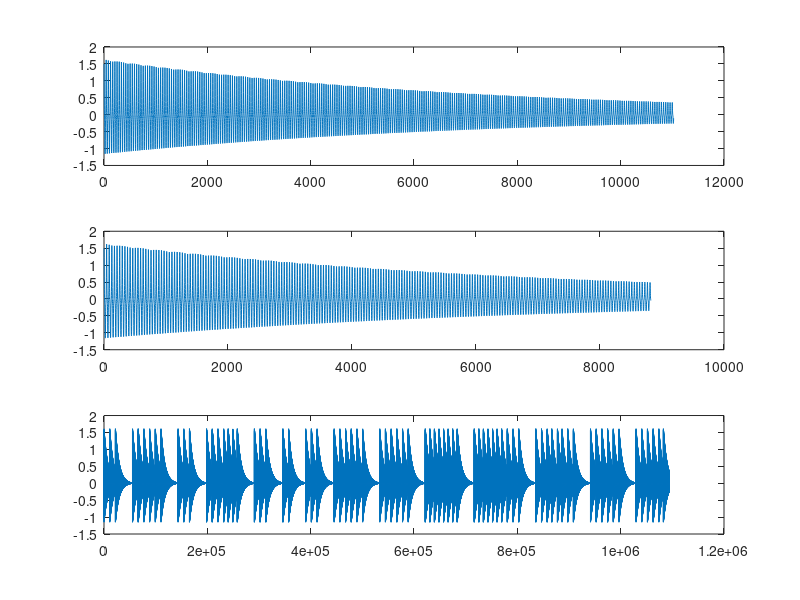

MATLAB code to generate this figure: (Note: this script raises an error after producing the figure.)
clc;
Fs = 22050;
Ts = 1/Fs;

FC4 = 261.63;
FD4 = 293.66;
FE4 = 329.63;
FF4 = 349.23;
FG4 = 392.00;
FA4 = 440.00;
FB4 = 493.88;
FC5 = 523.25;
FD5 = 587.33;
FE5 = 659.25;
FF5 = 698.46;
FG5 = 783.99;
FA5 = 880.00;

d1 = 0.5;
d2 = 0.4; 
d3 = 1.5;
d4 = 1;
 
dt1=Ts:Ts:d1;
dt2=Ts:Ts:d2;
dt3=Ts:Ts:d3;
dt4=Ts:Ts:d4;

PC4_dt2 = zeros(1,Fs*d2);
PA4_dt2 = zeros(1,Fs*d2);
PE4_dt2 = zeros(1,Fs*d2);
PF4_dt2 = zeros(1,Fs*d2);
PB4_dt2 = zeros(1,Fs*d2);
PD4_dt2 = zeros(1,Fs*d2);
PG4_dt2 = zeros(1,Fs*d2);
PC5_dt2 = zeros(1,Fs*d2);
PD5_dt2 = zeros(1,Fs*d2);
PE5_dt2 = zeros(1,Fs*d2);
PF5_dt2 = zeros(1,Fs*d2);
PG5_dt2 = zeros(1,Fs*d2);
PA5_dt2 = zeros(1,Fs*d2);

PC4_dt1 = zeros(1,Fs*d1);
PA4_dt1 = zeros(1,Fs*d1);
PE4_dt1 = zeros(1,Fs*d1);
PF4_dt1 = zeros(1,Fs*d1);
PB4_dt1 = zeros(1,Fs*d1);
PD4_dt1 = zeros(1,Fs*d1);
PG4_dt1 = zeros(1,Fs*d1);
PC5_dt1 = zeros(1,Fs*d1);
PD5_dt1 = zeros(1,Fs*d1);
PE5_dt1 = zeros(1,Fs*d1);
PF5_dt1 = zeros(1,Fs*d1);
PG5_dt1 = zeros(1,Fs*d1);
PA5_dt1 = zeros(1,Fs*d1);

PC4_dt3 = zeros(1,Fs*d3);
PA4_dt3 = zeros(1,Fs*d3);
PE4_dt3 = zeros(1,Fs*d3);
PF4_dt3 = zeros(1,Fs*d3);
PB4_dt3 = zeros(1,Fs*d3);
PD4_dt3 = zeros(1,Fs*d3);
PG4_dt3 = zeros(1,Fs*d3);
PC5_dt3 = zeros(1,Fs*d3);
PD5_dt3 = zeros(1,Fs*d3);
PE5_dt3 = zeros(1,Fs*d3);
PF5_dt3 = zeros(1,Fs*d3);
PG5_dt3 = zeros(1,Fs*d3);
PA5_dt3 = zeros(1,Fs*d3);

PC4_dt4 = zeros(1,Fs*d4);
PA4_dt4 = zeros(1,Fs*d4);
PE4_dt4 = zeros(1,Fs*d4);
PF4_dt4 = zeros(1,Fs*d4);
PB4_dt4 = zeros(1,Fs*d4);
PD4_dt4 = zeros(1,Fs*d4);
PG4_dt4 = zeros(1,Fs*d4);
PC5_dt4 = zeros(1,Fs*d4);
PD5_dt4 = zeros(1,Fs*d4);
PE5_dt4 = zeros(1,Fs*d4);
PF5_dt4 = zeros(1,Fs*d4);
PG5_dt4 = zeros(1,Fs*d4);
PA5_dt4 = zeros(1,Fs*d4);

Amplitude = [1 0.1 0.33 0.06 0.05 0.045 0 0.02 0.005 0.005 0 0.005 0.01];

for n=1:length(Amplitude);

 PC4_dt1 = PC4_dt1 + Amplitude(n)*exp((-1)*dt1*3).*cos(2*pi*n*FC4*dt1);
 PD4_dt1 = PD4_dt1 + Amplitude(n)*exp((-1)*dt1*3).*cos(2*pi*n*FD4*dt1);
 PG4_dt1 = PG4_dt1 + Amplitude(n)*exp((-1)*dt1*3).*cos(2*pi*n*FG4*dt1);
 PA4_dt1 = PA4_dt1 + Amplitude(n)*exp((-1)*dt1*3).*cos(2*pi*n*FA4*dt1); 
 PE4_dt1 = PE4_dt1 + Amplitude(n)*exp((-1)*dt1*3).*cos(2*pi*n*FE4*dt1); 
 PF4_dt1 = PF4_dt1 + Amplitude(n)*exp((-1)*dt1*3).*cos(2*pi*n*FF4*dt1);
 PB4_dt1 = PB4_dt1 + Amplitude(n)*exp((-1)*dt1*3).*cos(2*pi*n*FB4*dt1);
 PC5_dt1 = PC5_dt1 + Amplitude(n)*exp((-1)*dt1*3).*cos(2*pi*n*FC5*dt1);
 PD5_dt1 = PD5_dt1 + Amplitude(n)*exp((-1)*dt1*3).*cos(2*pi*n*FD5*dt1);
 PE5_dt1 = PE5_dt1 + Amplitude(n)*exp((-1)*dt1*3).*cos(2*pi*n*FE5*dt1);
 PF5_dt1 = PF5_dt1 + Amplitude(n)*exp((-1)*dt1*3).*cos(2*pi*n*FF5*dt1);
 PG5_dt1 = PG5_dt1 + Amplitude(n)*exp((-1)*dt1*3).*cos(2*pi*n*FG5*dt1);
 PA5_dt1 = PA5_dt1 + Amplitude(n)*exp((-1)*dt1*3).*cos(2*pi*n*FA5*dt1);
 
 PC4_dt2 = PC4_dt2 + Amplitude(n)*exp((-1)*dt2*3).*cos(2*pi*n*FC4*dt2);
 PD4_dt2 = PD4_dt2 + Amplitude(n)*exp((-1)*dt2*3).*cos(2*pi*n*FD4*dt2);
 PG4_dt2 = PG4_dt2 + Amplitude(n)*exp((-1)*dt2*3).*cos(2*pi*n*FG4*dt2);
 PA4_dt2 = PA4_dt2 + Amplitude(n)*exp((-1)*dt2*3).*cos(2*pi*n*FA4*dt2); 
 PE4_dt2 = PE4_dt2 + Amplitude(n)*exp((-1)*dt2*3).*cos(2*pi*n*FE4*dt2); 
 PF4_dt2 = PF4_dt2 + Amplitude(n)*exp((-1)*dt2*3).*cos(2*pi*n*FF4*dt2);
 PB4_dt2 = PB4_dt2 + Amplitude(n)*exp((-1)*dt2*3).*cos(2*pi*n*FB4*dt2);
 PC5_dt2 = PC5_dt2 + Amplitude(n)*exp((-1)*dt2*3).*cos(2*pi*n*FC5*dt2);
 PD5_dt2 = PD5_dt2 + Amplitude(n)*exp((-1)*dt2*3).*cos(2*pi*n*FD5*dt2);
 PE5_dt2 = PE5_dt2 + Amplitude(n)*exp((-1)*dt2*3).*cos(2*pi*n*FE5*dt2);
 PF5_dt2 = PF5_dt2 + Amplitude(n)*exp((-1)*dt2*3).*cos(2*pi*n*FF5*dt2);
 PG5_dt2 = PG5_dt2 + Amplitude(n)*exp((-1)*dt2*3).*cos(2*pi*n*FG5*dt2);
 PA5_dt2 = PA5_dt2 + Amplitude(n)*exp((-1)*dt2*3).*cos(2*pi*n*FA5*dt2);

 PC4_dt3 = PC4_dt3 + Amplitude(n)*exp((-1)*dt3*3).*cos(2*pi*n*FC4*dt3);
 PD4_dt3 = PD4_dt3 + Amplitude(n)*exp((-1)*dt3*3).*cos(2*pi*n*FD4*dt3);
 PG4_dt3 = PG4_dt3 + Amplitude(n)*exp((-1)*dt3*3).*cos(2*pi*n*FG4*dt3);
 PA4_dt3 = PA4_dt3 + Amplitude(n)*exp((-1)*dt3*3).*cos(2*pi*n*FA4*dt3); 
 PE4_dt3 = PE4_dt3 + Amplitude(n)*exp((-1)*dt3*3).*cos(2*pi*n*FE4*dt3); 
 PF4_dt3 = PF4_dt3 + Amplitude(n)*exp((-1)*dt3*3).*cos(2*pi*n*FF4*dt3);
 PB4_dt3 = PB4_dt3 + Amplitude(n)*exp((-1)*dt3*3).*cos(2*pi*n*FB4*dt3);
 PC5_dt3 = PC5_dt3 + Amplitude(n)*exp((-1)*dt3*3).*cos(2*pi*n*FC5*dt3);
 PD5_dt3 = PD5_dt3 + Amplitude(n)*exp((-1)*dt3*3).*cos(2*pi*n*FD5*dt3);
 PE5_dt3 = PE5_dt3 + Amplitude(n)*exp((-1)*dt3*3).*cos(2*pi*n*FE5*dt3);
 PF5_dt3 = PF5_dt3 + Amplitude(n)*exp((-1)*dt3*3).*cos(2*pi*n*FF5*dt3);
 PG5_dt3 = PG5_dt3 + Amplitude(n)*exp((-1)*dt3*3).*cos(2*pi*n*FG5*dt3);
 PA5_dt3 = PA5_dt3 + Amplitude(n)*exp((-1)*dt3*3).*cos(2*pi*n*FA5*dt3);
 
 PC4_dt4 = PC4_dt4 + Amplitude(n)*exp((-1)*dt4*3).*cos(2*pi*n*FC4*dt4);
 PD4_dt4 = PD4_dt4 + Amplitude(n)*exp((-1)*dt4*3).*cos(2*pi*n*FD4*dt4);
 PG4_dt4 = PG4_dt4 + Amplitude(n)*exp((-1)*dt4*3).*cos(2*pi*n*FG4*dt4);
 PA4_dt4 = PA4_dt4 + Amplitude(n)*exp((-1)*dt4*3).*cos(2*pi*n*FA4*dt4); 
 PE4_dt4 = PE4_dt4 + Amplitude(n)*exp((-1)*dt4*3).*cos(2*pi*n*FE4*dt4); 
 PF4_dt4 = PF4_dt4 + Amplitude(n)*exp((-1)*dt4*3).*cos(2*pi*n*FF4*dt4);
 PB4_dt4 = PB4_dt4 + Amplitude(n)*exp((-1)*dt4*3).*cos(2*pi*n*FB4*dt4);
 PC5_dt4 = PC5_dt4 + Amplitude(n)*exp((-1)*dt4*3).*cos(2*pi*n*FC5*dt4);
 PD5_dt4 = PD5_dt4 + Amplitude(n)*exp((-1)*dt4*3).*cos(2*pi*n*FD5*dt4);
 PE5_dt4 = PE5_dt4 + Amplitude(n)*exp((-1)*dt4*3).*cos(2*pi*n*FE5*dt4);
 PF5_dt4 = PF5_dt4 + Amplitude(n)*exp((-1)*dt4*3).*cos(2*pi*n*FF5*dt4);
 PG5_dt4 = PG5_dt4 + Amplitude(n)*exp((-1)*dt4*3).*cos(2*pi*n*FG5*dt4);
 PA5_dt4 = PA5_dt4 + Amplitude(n)*exp((-1)*dt4*3).*cos(2*pi*n*FA5*dt4);
end

y = [PC4_dt1 PD4_dt1 PF4_dt3 PG4_dt1 PA4_dt1 PE4_dt1 PD4_dt1 PC4_dt1 PD4_dt3 PF4_dt1 PG4_dt1 PA4_dt3 PC5_dt1 PD5_dt1 PF4_dt1...
    PG4_dt2 PA4_dt2 PB4_dt2 PA4_dt3 PA4_dt1 PC5_dt1 PD5_dt3 PC5_dt1 PD5_dt3 PD4_dt1 PA4_dt1 PG4_dt3 PF4_dt1 PG4_dt1 PA4_dt1...
    PC5_dt1 PD4_dt1 PC4_dt3 PD4_dt1  PE4_dt1 PG4_dt1 PA4_dt1 PD4_dt1 PF4_dt3 PC5_dt2 PC5_dt2 PD5_dt2 PF5_dt2 PE5_dt2 PD5_dt2...
    PC5_dt2 PD5_dt3 PC5_dt2 PC5_dt2 PD5_dt2 PF5_dt2 PE5_dt2 PD5_dt2 PC5_dt1 PA4_dt1 PG4_dt1 PA4_dt3 PA4_dt1 PC5_dt1 PD5_dt2...
    PC5_dt1 PD5_dt2 PD4_dt1 PA4_dt1 PG4_dt3 PF4_dt1 PG4_dt1 PA4_dt1 PC5_dt1 PD4_dt1 PC4_dt3 PD4_dt1 PE4_dt1 PG4_dt1 PA4_dt1 PD4_dt2 PF4_dt1];
subplot(3,1,1);
plot(PC5_dt1);
subplot(3,1,2);
plot(PC5_dt2);
subplot(3,1,3);
plot(y);
player=audioplayer(y,Fs);
play(player);
